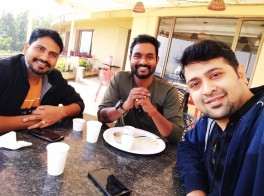
#> input picture color_image.jpg, 264 x 196 px
$ jupyter execute '5.Convert Color Image into Gray Image.ipynb'
#> lines starting #> are read from the running program, lines starting #| are printed output that depends on the picture
## OpenCV Tutorial

### Import OpenCV package

[cell 1]
import cv2

### Read Image

[cell 2]
image = cv2.imread('color_image.jpg')
#> image is the input picture: shape (196, 264, 3); mean B, G, R 116.9, 126.4, 146.3

### Display Image

[cell 3]
cv2.imshow("Image frame",image)
cv2.waitKey()
cv2.destroyAllWindows()

### Convert to Gray image

[cell 4]
gray = cv2.cvtColor(image, cv2.COLOR_BGR2GRAY)
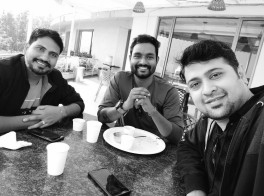
#> gray: shape (196, 264); min 1, max 255, mean 131.2

### Display Black and White Image

[cell 5]
cv2.imshow("Image frame",gray)
cv2.waitKey()
cv2.destroyAllWindows()

### Write Image

[cell 6]
cv2.imwrite("GrayImage.jpg",gray)
#> Out = True
